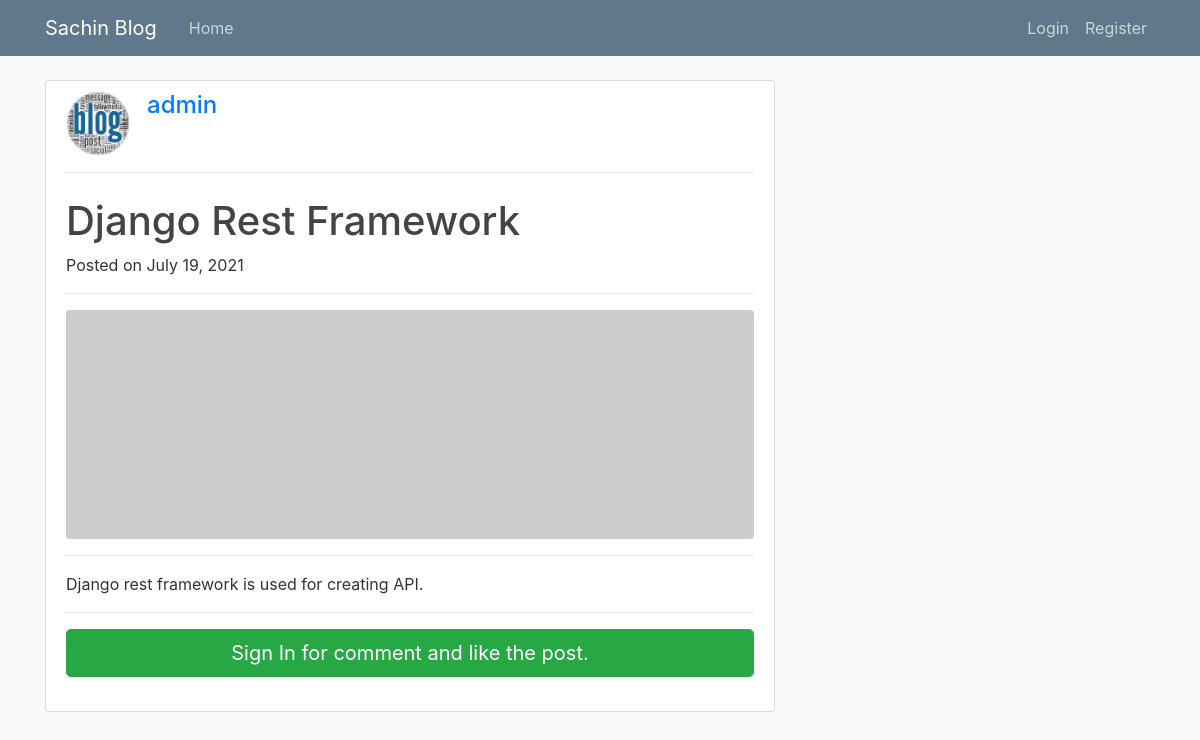
The app's page /post/1/ with its own data.
### blog/models.py (models this page shows, shortened)
class Post(models.Model):
    author = models.ForeignKey(
        settings.AUTH_USER_MODEL, on_delete=models.CASCADE)
    title = models.CharField(max_length=100)
    content = models.TextField()
    liked = models.ManyToManyField(
        settings.AUTH_USER_MODEL, blank=True, related_name='liked')
    date_posted = models.DateTimeField(default=timezone.now)
    objects = PostManager()
    class Meta:
        ordering = ('-date_posted', )

### users/models.py (models this page shows, shortened)
class Profile(models.Model):
    user = models.OneToOneField(User, on_delete=models.CASCADE)
    image = models.ImageField(default='default.jpg', upload_to='profile_pics')

### blog/views.py (the view)
# urls.py: path('post/<int:pk>/', PostDetailView.as_view(), name='post_detail'),
class PostDetailView(DetailView):
    model = Post

### blog/templates/blog/post_detail.html (shortened to what this page needs)
{% extends "blog/base.html" %}
{% load crispy_forms_tags %}
{% block content %}
<div class="content-section">
    <div class="media">
        <img class="d-flex mr-3 rounded-circle article-img" src="{{ object.author.profile.image.url }}" alt="">
        <div class="media-body">
            <h4 class="mt-0"><a href="{% url 'user_posts' object.author.username %}">{{ object.author }}</a></h4>
        </div>
    </div>
    <hr>
    <div>
        <h1 class="mt-4">{{object.title}}</h1>
        <p>
            Posted on {{ object.date_posted|date:"F d, Y" }}
        </p>
    </div>
    <hr>
    <img class="img-fluid rounded" src="http://placehold.it/900x300" alt="">
    <hr>
    <p class="lead">{{ object.content|safe|linebreaks }}</p>
    <hr>
    {% if user.is_authenticated %}
    <div class="card my-4">
        <h5 class="card-header">Leave a Comment:</h5>
        <div class="card-body">
            <form method="POST" action="{% url 'add_comment' object.id %}">
                {% csrf_token %}
                <div class="form-group">
                    <textarea class="form-control" name="text" rows="3" required></textarea>
                    <input type="hidden" name="user_id" value="{{user.id}}">
                </div>
                <button class="btn btn-primary" type="submit">Comment</button>
            </form>
        </div>
    </div>
    {% else %}
    <a href="{% url 'login' %}" class="btn btn-success btn-lg btn-block mb-4">
        Sign In for comment and like the post.
    </a>
    {% endif %}
</div>
{% endblock content %}

### web/static/css/main.css (style rules this page uses)
body { background: #fafafa; color: #333333; margin-top: 5rem; }
h1, h2, h3, h4, h5, h6 { color: #444444; }
.content-section { background: #ffffff; padding: 10px 20px; border: 1px solid #dddddd; border-radius: 3px; margin-bottom: 20px; }
.article-img { height: 65px; width: 65px; margin-right: 16px; }

### records on screen
Post: author.profile.image (placeholder picture), author "admin", title "Django Rest Framework", date_posted "July 19, 2021", content "Django rest framework is used for creating API."
